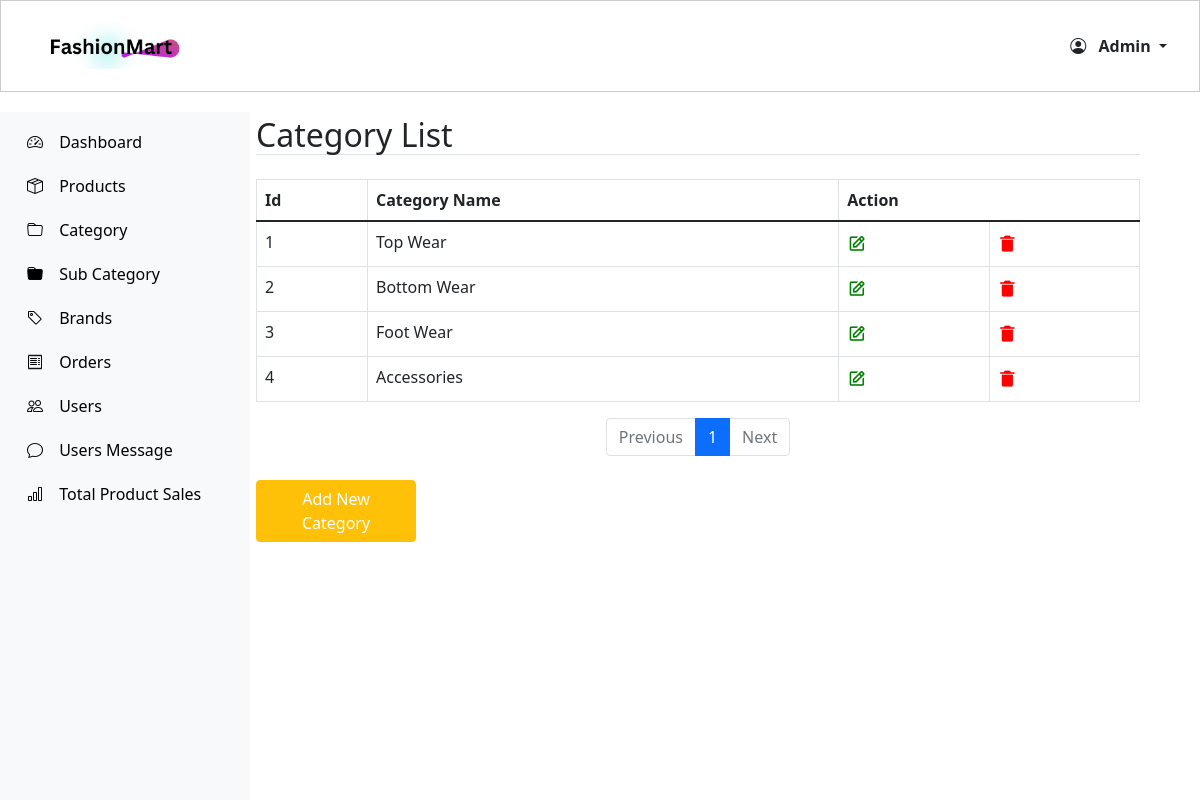
/adminDashboard/category/, run on the app's committed database.
### myeSite/models.py (models this page shows, shortened)
class Category(models.Model):
    name = models.CharField(max_length=255)

### myeSite/views.py (the view)
# urls.py: path('adminDashboard/category/', views.category_list_view, name='category'),
def category_list_view(request):
    categories = Category.objects.all()
    paginator = Paginator(categories, 5)  # This will not work
    page_number = request.GET.get('page')
    page_obj = paginator.get_page(page_number)
    context = {
        'page_obj': page_obj,
    }
    return render(request, 'myeSite/admin/category.html', context)

### myeSite/context_processors.py (called while the page is built)
def categories_processor(request):
    categories = Category.objects.all().prefetch_related('subcategories')
    return {'categories': categories}

def wishlist_item_count(request):
    if request.user.is_authenticated:
        wishlist_item_count = Wishlist.objects.filter(user=request.user).count()
    else:
        wishlist_item_count = 0
    return {'wishlist_item_count': wishlist_item_count}

### myeSite/templates/myeSite/admin/category.html (shortened to what this page needs)
{% extends "myeSite/admin/base.html" %}
{% load static %}
{% block content %}
<div class="container mt-4">
    <h2 class="text-start mb-4 border-bottom">Category List</h2>
    <table class="table table-bordered">
        <thead>
            <tr>
                <th>Id</th>
                <th>Category Name</th>
                <th colspan="2">Action</th>
            </tr>
        </thead>
        <tbody>
            {% for category in page_obj %}
            <tr>
                <td>{{ forloop.counter }}</td>
                <td>{{ category.name }}</td>
                <td>
                    <a href="javascript:void(0)" class="edit-category"
                       data-id="{{ category.id }}"
                       data-name="{{ category.name }}"
                       data-bs-toggle="modal"
                       data-bs-target="#categoryModal">
                        <i class='bx bx-edit' style="color:green; margin-right:5px; font-size:1.2rem;"></i>
                    </a>
                </td>
                <td>
                    <a href="{% url 'delete_category' category.id %}"><i class='bx bxs-trash-alt' style="color:red; margin-right:5px; font-size:1.2rem;"></i></a>
                </td>
            </tr>
            {% empty %}
            <tr>
                <td colspan="3">No categories found.</td>
            </tr>
            {% endfor %}
        </tbody>
    </table>
    <nav aria-label="Page navigation">
        <ul class="pagination justify-content-center">
            {% if page_obj.has_previous %}
                <li class="page-item">
                    <a class="page-link" href="?page={{ page_obj.previous_page_number }}">Previous</a>
                </li>
            {% else %}
                <li class="page-item disabled">
                    <a class="page-link">Previous</a>
                </li>
            {% endif %}
            {% for num in page_obj.paginator.page_range %}
                {% if page_obj.number == num %}
                    <li class="page-item active"><a class="page-link" href="?page={{ num }}">{{ num }}</a></li>
                {% else %}
                    <li class="page-item"><a class="page-link" href="?page={{ num }}">{{ num }}</a></li>
                {% endif %}
            {% endfor %}
            {% if page_obj.has_next %}
                <li class="page-item">
                    <a class="page-link" href="?page={{ page_obj.next_page_number }}">Next</a>
                </li>
            {% else %}
                <li class="page-item disabled">
                    <a class="page-link">Next</a>
                </li>
            {% endif %}
        </ul>
    </nav>
     <button type="button" class="btn btn-warning mt-2 text-white" style="width:10rem;" id="addCategoryBtn" data-bs-toggle="modal" data-bs-target="#categoryModal">
        Add New Category
    </button>
</div>
{% endblock %}

### myeSite/static/myeSite/css/style.css (style rules this page uses)
* { margin: 0; padding: 0; box-sizing: border-box; scroll-behavior: smooth; }
html, body { height: 100%; width: 100%; }
.disabled { color: gray; pointer-events: none; cursor: not-allowed; }
.active, .dot:hover { background-color: #717171; }
.container { height: 100%; width: 100%; }
.right-infoPart h5, span, p, button { margin-left: 10px; margin-top: 10px; margin-bottom: 1.2rem; }
button { width: 7rem; padding: 10px; border: none; border-radius: 5px; }
.container { margin-top: 2rem; }
.sortby h6, i { padding-right: 4px; margin-top: 4px; }

### data on the page
Category: name "Top Wear"
Category: name "Bottom Wear"
Category: name "Foot Wear"
Category: name "Accessories"

### other printed values
{{ num }} "1"
